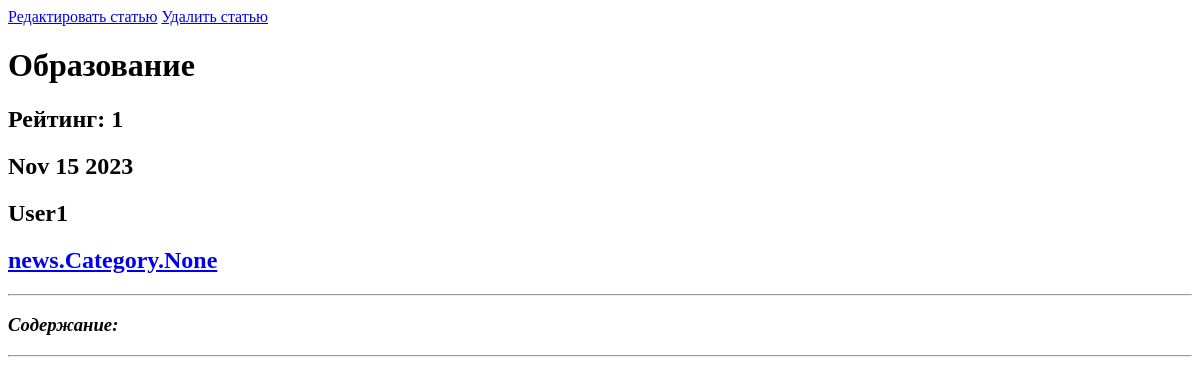
Before: /news/article/1/ with the older database file.
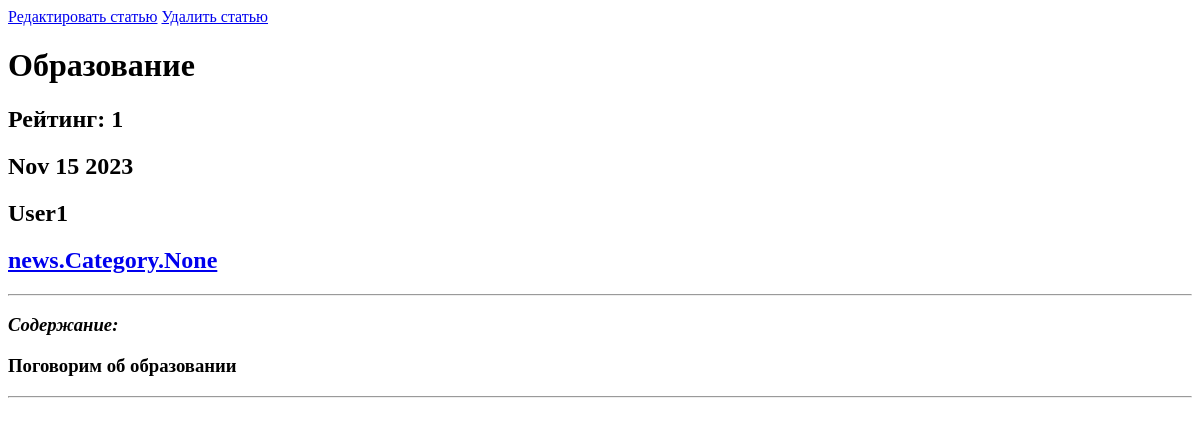
After: the same page with the newer database file.
### news/models.py (models this page shows, shortened)
class Post(models.Model):
    author = models.ForeignKey(User, default=1, on_delete=models.SET_DEFAULT, verbose_name=pgettext_lazy('Author', 'Author'))
    type = models.CharField(max_length=7, choices=TYPE, verbose_name=pgettext_lazy('Type', 'Type'))
    time_in = models.DateTimeField(auto_now_add=True, verbose_name=pgettext_lazy('Time_in', 'Time_in'))
    category = models.ManyToManyField(Category, through='PostCategory', verbose_name=pgettext_lazy('Category', 'Category'))
    title = models.CharField(max_length=255, verbose_name=pgettext_lazy('Title', 'Title'))
    text = models.TextField(verbose_name=pgettext_lazy('Text', 'Text'))
    rating = models.IntegerField(default=0, verbose_name=pgettext_lazy('Rating', 'Rating'))

### news/views.py (the view)
# urls.py: path('article/<int:pk>/', cache_page(60 * 5)(ArticleDetailView.as_view()), name='article'),
class ArticleDetailView(DetailView):
    model = Post
    template_name = 'flatpages/articles/article.html'
    context_object_name = 'article'
    def get_context_data(self, **kwargs):
        context = super(ArticleDetailView, self).get_context_data(**kwargs)
        context['title'] = self.object.title
        return context

### templates/flatpages/articles/article.html (shortened to what this page needs)
{% extends 'flatpages/default.html' %}
{% load custom_filters %}
{% block content %}
<a href="{%url 'article_edit' article.pk%}">Редактировать статью</a>
<a href="{%url 'article_delete' article.pk%}">Удалить статью</a>
<h1><b> {{ article.title}} </b></h1>
<h2> Рейтинг: {{article.rating}} </h2>
<h2>{{ article.time_in|date:'M d Y' }}</h2>
<h2>{{ article.author }}</h2>
<h2><a href="{% url 'category' article.category %}">{{ article.category }}</a></h2>
<hr>
<h3><em> Содержание: </em></h3>
<h3><p align="left"> {{ article.text|censor }} </p></h3>
<hr>
{% endblock content %}

Changed rows visible on the page:
changed Post "Образование": text|censor (not shown) → "Поговорим об образовании"
